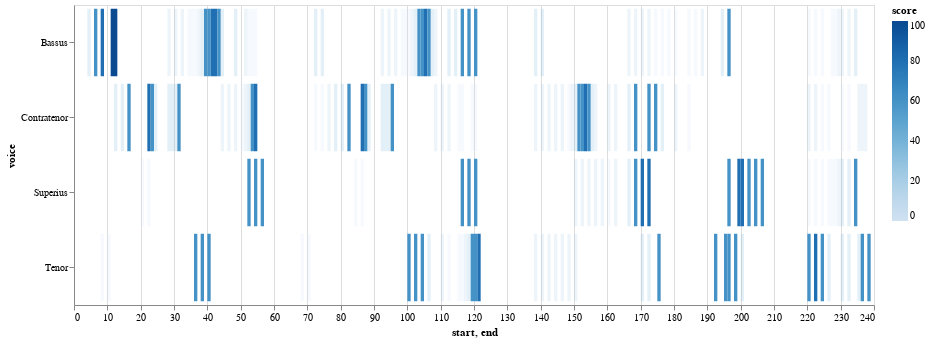

Notebook cell for this chart:
### Code cell
viz.plot_close_match_heatmap(mel_ngrams, '-2, -2, -2, -2, -2', selected_patterns=[], voices=[])

### Figure 1 — Vega-Lite specification as saved in the notebook (floating-point values rounded to 4 significant figures; data arrays with more than 128 entries replaced by an {"elided": "..."} marker saying what was removed)
{"config": {"view": {"continuousWidth": 400, "continuousHeight": 300}}, "data": {"name": "data-8d592b6f0ebad84de3f59db6138d0451"}, "mark": "bar", "encoding": {"color": {"type": "quantitative", "field": "score"}, "opacity": {"condition": {"value": 1, "test": "(datum.score > SelectorName.cutoff)"}, "value": 0.2}, "tooltip": [{"type": "quantitative", "field": "start"}, {"type": "quantitative", "field": "end"}, {"type": "nominal", "field": "pattern"}, {"type": "quantitative", "field": "score"}], "x": {"type": "quantitative", "field": "start"}, "x2": {"field": "end"}, "y": {"type": "nominal", "field": "voice"}}, "height": 300, "selection": {"SelectorName": {"type": "single", "fields": ["cutoff"], "bind": {"input": "range", "max": 100, "min": 0, "name": "cutoff:", "step": 1}, "init": {"cutoff": 50}}, "selector007": {"type": "interval", "bind": "scales", "encodings": ["x", "y"]}}, "width": 800, "$schema": "https://vega.github.io/schema/vega-lite/v4.8.1.json", "datasets": {"data-8d592b6f0ebad84de3f59db6138d0451": {"elided": "220 records"}}}
